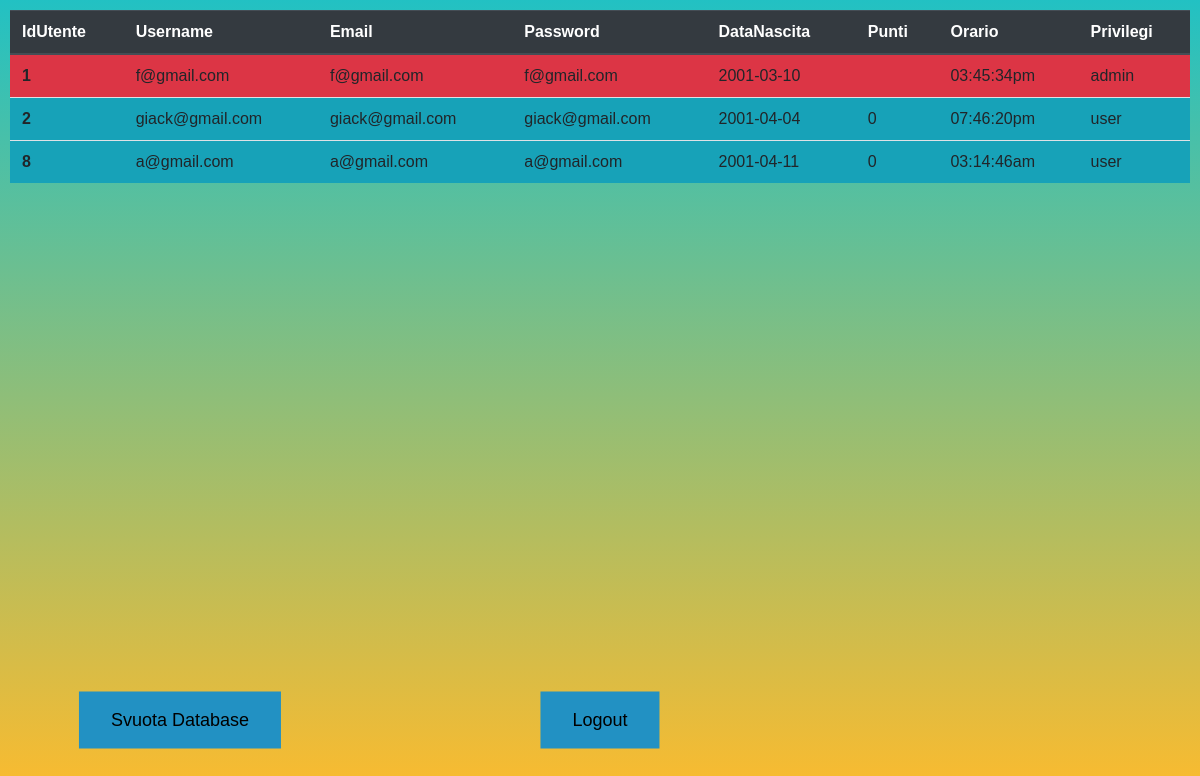
/esPHP/TheCinema/AreaPersonale/areaLoginAdmin.php (signed in), run on the app's committed database.
### tables this page shows
CREATE TABLE `utente` (
  `idUtente` int(11) NOT NULL,
  `username` varchar(32) DEFAULT NULL,
  `mail` varchar(32) DEFAULT NULL,
  `psw` varchar(32) DEFAULT NULL,
  `dataNascita` date DEFAULT NULL,
  `punti` int(11) DEFAULT NULL,
  `ultimoAccesso` varchar(32) DEFAULT NULL,
  `privilegi` varchar(32) DEFAULT 'user'
);

### esPHP/TheCinema/AreaPersonale/areaLoginAdmin.php (the view, shortened to what this page needs)
<html>
	<head>
		<link rel="stylesheet" href="https://stackpath.bootstrapcdn.com/bootstrap/4.4.1/css/bootstrap.min.css">
	</head>
		<form action="areaLoginAdmin.php" method="post">
				<input type="submit" name="svuotaDatabase" class="button2"  value="Svuota Database"></input>
				<input type="submit" name="logout" class="button1"  value="Logout"></input>
		</form>
	<body>
				<?php
					$ip = $_SERVER['SERVER_NAME'];
					$porta = $_SERVER['SERVER_PORT'];
					include "connessione.php";
					if($_SERVER["REQUEST_METHOD"]=="POST") {
						if(isset($_POST["svuotaDatabase"])) {
							$priv="user";
							$sql="delete from utente where privilegi=\"user\" ";
							if ($conn->query($sql) === TRUE) {
							}else {
									echo "non fa";
							}
							$conn->close();
							header('refresh:0');
						}
						if(isset($_POST["logout"])){
							$_SESSION["usrLogin"]=null;
							$_SESSION["mailLogin"]=null;
							$_SESSION["dataLogin"]=null;
							header("location: http://" .$ip .":" .$porta ."/esPHP/TheCinema/Registrazione/loginregister/logout.php");
							die("");
						}
					}else{
							$sql = "SELECT idUtente,username,mail,psw,dataNascita,punti,privilegi,ultimoAccesso from utente";
							$records=$conn->query($sql);
							if($records->num_rows ==0){
									header('Location: Login-Registra.php');
							}else {
									$msgTable=" <table class=\"table\">
															<thead class=\"thead-dark\">
																<tr>
																	<th scope=\"col\">IdUtente</th>
																	<th scope=\"col\">Username</th>
																	<th scope=\"col\">Email</th>
																	<th scope=\"col\">Password</th>
																	<th scope=\"col\">DataNascita</th>
																	<th scope=\"col\">Punti</th>
																	<th scope=\"col\">Orario</th>
																	<th scope=\"col\">Privilegi</th>
																</tr>
															</thead> <tbody> ";
								while($tupla=$records-> fetch_assoc()){
											$idUtente=$tupla["idUtente"];
											$username=$tupla["username"];
											$email=$tupla["mail"];
											$pass=$tupla["psw"];
											$dataNascita=$tupla["dataNascita"];
											$punti=$tupla["punti"];
											$privilegi=$tupla["privilegi"];
											$orario=$tupla["ultimoAccesso"];
											if($privilegi=="admin"){
													$msgTable.="<tr>
																				<th scope=\"row\" class=\"bg-danger\" >$idUtente</th>
																				<td class=\"bg-danger\" >$username</td>
																				<td class=\"bg-danger\" >$email</td>
																				<td class=\"bg-danger\" >$pass</td>
																				<td class=\"bg-danger\" >$dataNascita</td>
																				<td class=\"bg-danger\" >$punti</td>
																				<td class=\"bg-danger\" >$orario</td>
																				<td class=\"bg-danger\" >$privilegi</td>
																			</tr>";
											}else{
													$msgTable.="<tr>
																	      <th scope=\"row\" class=\"bg-info\">$idUtente</th>
																			  <td class=\"bg-info\" >$username</td>
																				<td class=\"bg-info\" >$email</td>
																				<td class=\"bg-info\" >$pass</td>
																				<td class=\"bg-info\" >$dataNascita</td>
																				<td class=\"bg-info\" >$punti</td>
																				<td class=\"bg-info\" >$orario</td>
																				<td class=\"bg-info\" >$privilegi</td>
																			 </tr>";
											}
							}
											$msgTable.="</tbody>
																	</table>";
											echo $msgTable;
				 }
			}
		?>
	</body>
</html>

### esPHP/TheCinema/AreaPersonale/areaLoginAdmin.php (style rules this page uses)
.button2 { border: none; color: black; padding: 15px 32px; text-align: center; text-decoration: none; display: inline-block; font-size: 18px; background-color: #2291c3; position: absolute; top: 90%; left: 15%; transform: translate(-50%, -50%); }
.button1 { border: none; color: black; padding: 15px 32px; text-align: center; text-decoration: none; display: inline-block; font-size: 18px; background-color: #2291c3; position: absolute; top: 90%; left: 50%; transform: translate(-50%, -50%); }
body { margin: 10; background: rgb(253,187,45); background: linear-gradient(0deg, rgba(253,187,45,1) 0%, rgba(34,193,195,1) 100%); font-family: 'Work Sans', sans-serif; font-weight: 900; }

### data on the page
utente: idUtente "1", username "f@gmail.com", mail "f@gmail.com", psw "f@gmail.com", dataNascita "2001-03-10", ultimoAccesso "03:45:34pm", privilegi "admin"
utente: idUtente "2", username "giack@gmail.com", mail "giack@gmail.com", psw "giack@gmail.com", dataNascita "2001-04-04", punti "0", ultimoAccesso "07:46:20pm", privilegi "user"
utente: idUtente "8", username "a@gmail.com", mail "a@gmail.com", psw "a@gmail.com", dataNascita "2001-04-11", punti "0", ultimoAccesso "03:14:46am", privilegi "user"
